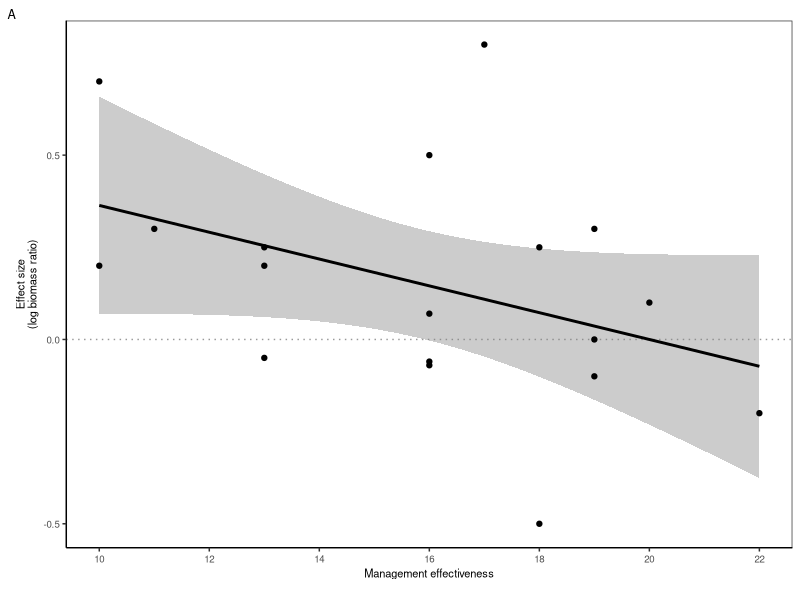
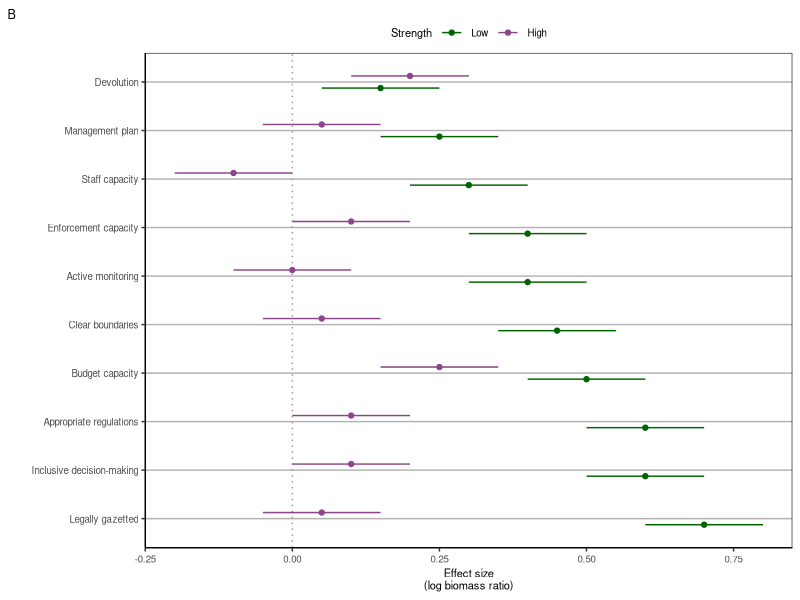
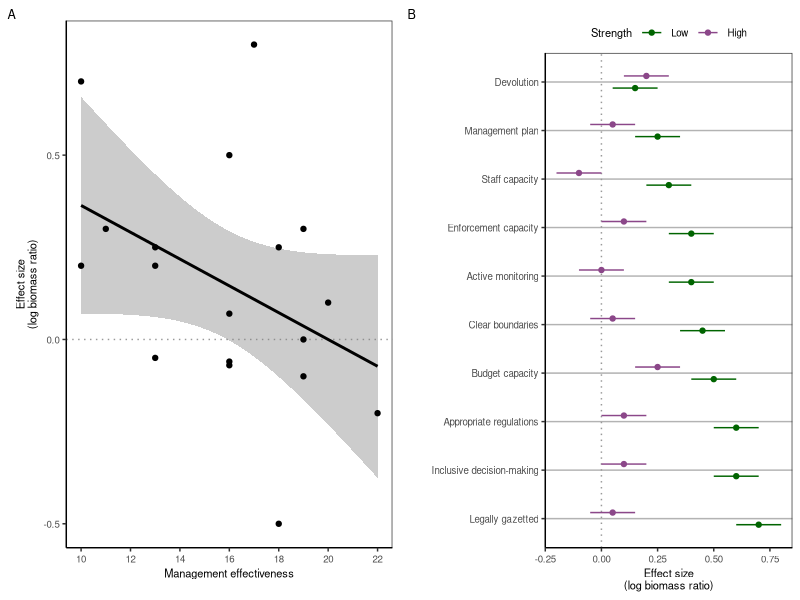

Write the R code that produced these figures, in order. (Note: this script raises an error after producing the figures.)

# Clear workspace
rm(list = ls())

# Setup
################################################################################

# Packages
library(tidyverse)

# Directories
plotdir <- "figures"

# Simulate data
################################################################################

# Read data
data1_orig <- readxl::read_excel("data/fig4_data.xlsx", 1)
data2_orig <- readxl::read_excel("data/fig4_data.xlsx", 2)

# Data1 order
data_ord <- data2_orig %>%
  filter(level=="low") %>%
  arrange(desc(effect))

# Format data
data2 <- data2_orig %>%
  mutate(level=recode_factor(level,
                             "low"="Low",
                             "high"="High")) %>%
  mutate(variable=factor(variable, levels=data_ord$variable))

# Plot data
################################################################################

# Base theme
base_theme <- theme(axis.text=element_text(size=7),
                    axis.title=element_text(size=8),
                    legend.text=element_text(size=7),
                    legend.title=element_text(size=8),
                    plot.tag=element_text(size=9),
                    # Gridlines
                    panel.grid.major = element_blank(),
                    panel.grid.minor = element_blank(),
                    panel.background = element_blank(),
                    axis.line = element_line(colour = "black"),
                    # Legend
                    legend.background = element_rect(fill=alpha('blue', 0)))

# Plot regression
g1 <- ggplot(data1_orig, aes(x=mgmt_score, y=effect)) +
  # Reference line
  geom_hline(yintercept=0, color="grey60", linetype="dotted") +
  # Regression
  geom_smooth(formula = 'y ~ x', method="lm", fill="grey50", color="black") +
  # Data
  geom_point() +
  # Labels
  labs(x="Management effectiveness\n", y="Effect size\n(log biomass ratio)", tag="A") +
  scale_x_continuous(breaks=seq(10,22, 2)) +
  # Theme
  theme_bw() + base_theme
g1

# Plot effect sizes
g2 <- ggplot(data2, aes(y=variable, x=effect, color=level)) +
  # Reference line
  geom_vline(xintercept=0, color="grey60", linetype="dotted") +
  # Data
  geom_errorbar(mapping=aes(xmin=effect-0.1, xmax=effect+0.1),
                width=0, position=position_dodge(width=0.5)) +
  geom_point(position=position_dodge(width=0.5)) +
  # Legend
  scale_color_manual(name="Strength", values=c("darkgreen", "orchid4")) +
  # Labels
  labs(x="Effect size\n(log biomass ratio)", y="", tag="B") +
  # Theme
  theme_bw() + base_theme +
  theme(legend.position="top",
        legend.margin = margin(c(0,0,-5,0)),
        panel.grid.major.y = element_line(color="grey70"))
g2


# Merge
g <- gridExtra::grid.arrange(g1, g2, nrow=1, widths=c(0.5, 0.5))
g

# Export
ggsave(g, filename=file.path(plotdir, "Fig3_mgmt_effectiveness.png"),
       width=6.5, height=3.5, units="in", dpi=600)

